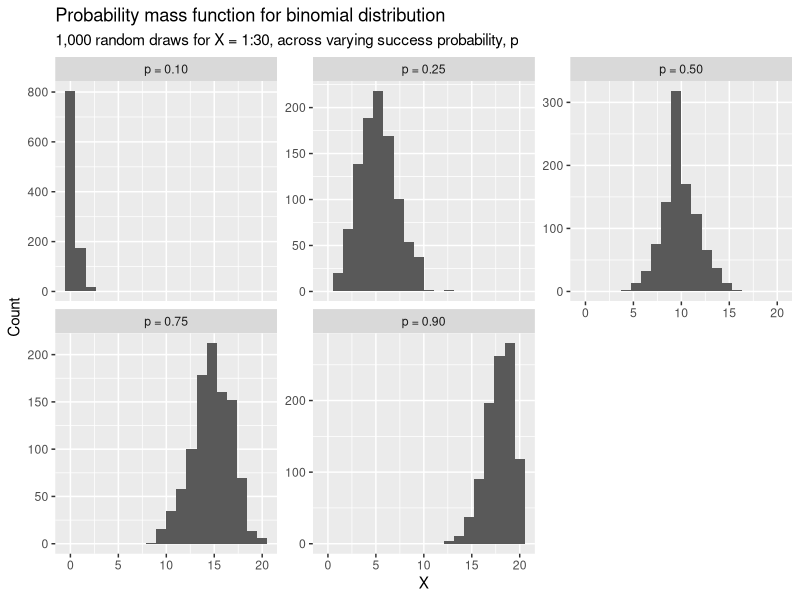

This chart was generated by the following R code:
## ---- chunk 1
library(tidyverse)
## ---- chunk 2
# table of people giving age and height
d <- tibble(age    = sample(c(20,30,40),   1000, replace = TRUE),
            height = sample(c(50,60),      1000, replace = TRUE),
            gender = sample(c("M","F"),    1000, replace = TRUE),
            group  = sample(LETTERS[1:10], 1000, replace = TRUE))

# simple random sample of 100 individuals (rows) from d
d[sample(1:1000, 100, replace = FALSE), ]

# stratified random sample: gender is the strata.
# take 50 random samples from each strata.
split(d, d$gender) %>% 
  lapply(., function(x) x[ sample(1:nrow(x), 50 , replace=FALSE) , ] )

# cluster sample: groups A:E are the cluster. 
filter(d, group %in% LETTERS[1:5]) 
## ---- chunk 3
expand.grid(1:6, 1:6)
nrow(expand.grid(1:6, 1:6)) # number of outcomes in S
## ---- chunk 4
# x_i = prior convictions, n = number of prisoners
d <- tibble(xi = 0:4, n = c(80,265,100,40,15))

# probability of event x_i, f(x_i)
d$p <- d$n / sum(d$n)

# expected value = sum(x_i * f(x_i))
ev <- sum(d$xi * d$p) 
ev # 1.29 prior convictions (E doesn't need to be a count)

# variance = sum(x_i - EV) * f(x_i)
var <- sum((d$xi - ev)^2 * d$p)
var

# standard deviation 
sd <- sqrt(var)
sd
## ---- chunk 5
# consider 5 independent trials with 25% success. 
# probability of 0 successes: P(X=0)
dbinom(x=0, size=5, prob=0.25)

# probability of 4 or more successes, P(X >= 4)
dbinom(x=4, size=5, prob=0.25) + dbinom(x=5, size=5, prob=0.25)
# same as
sum( dbinom(x=4:5, size=5, prob=0.25) )

# expected value for 5 trails? E(X) = np
5 * 0.25

# standard deviation of successes in 5 trails, 
# SD = sqrt(Var), and Var = np(1 - p)
sqrt(5*0.25*0.75)
## ---- chunk 6
# `rbinom` is somewhat confusing, since the n parameter refers to the 
# number of samples to draw, and the SIZE is actually the n in common
# formulations of the binomial distribution
tibble(`p = 0.10` = rbinom(n=1000, size = 20, prob = 0.01),
       `p = 0.25` = rbinom(n=1000, size = 20, prob = 0.25),
       `p = 0.50` = rbinom(n=1000, size = 20, prob = 0.50),
       `p = 0.75` = rbinom(n=1000, size = 20, prob = 0.75),
       `p = 0.90` = rbinom(n=1000, size = 20, prob = 0.90)) %>% 
  pivot_longer(cols = 1:5, names_to = "p", values_to = "val") %>% 
  ggplot(aes(val)) +
  geom_histogram(bins = 20) +
  facet_wrap(~p, scales = "free_y") +
  labs(title = "Probability mass function for binomial distribution",
       subtitle = "1,000 random draws for X = 1:30, across varying success probability, p",
       x = "X", y = "Count") 
